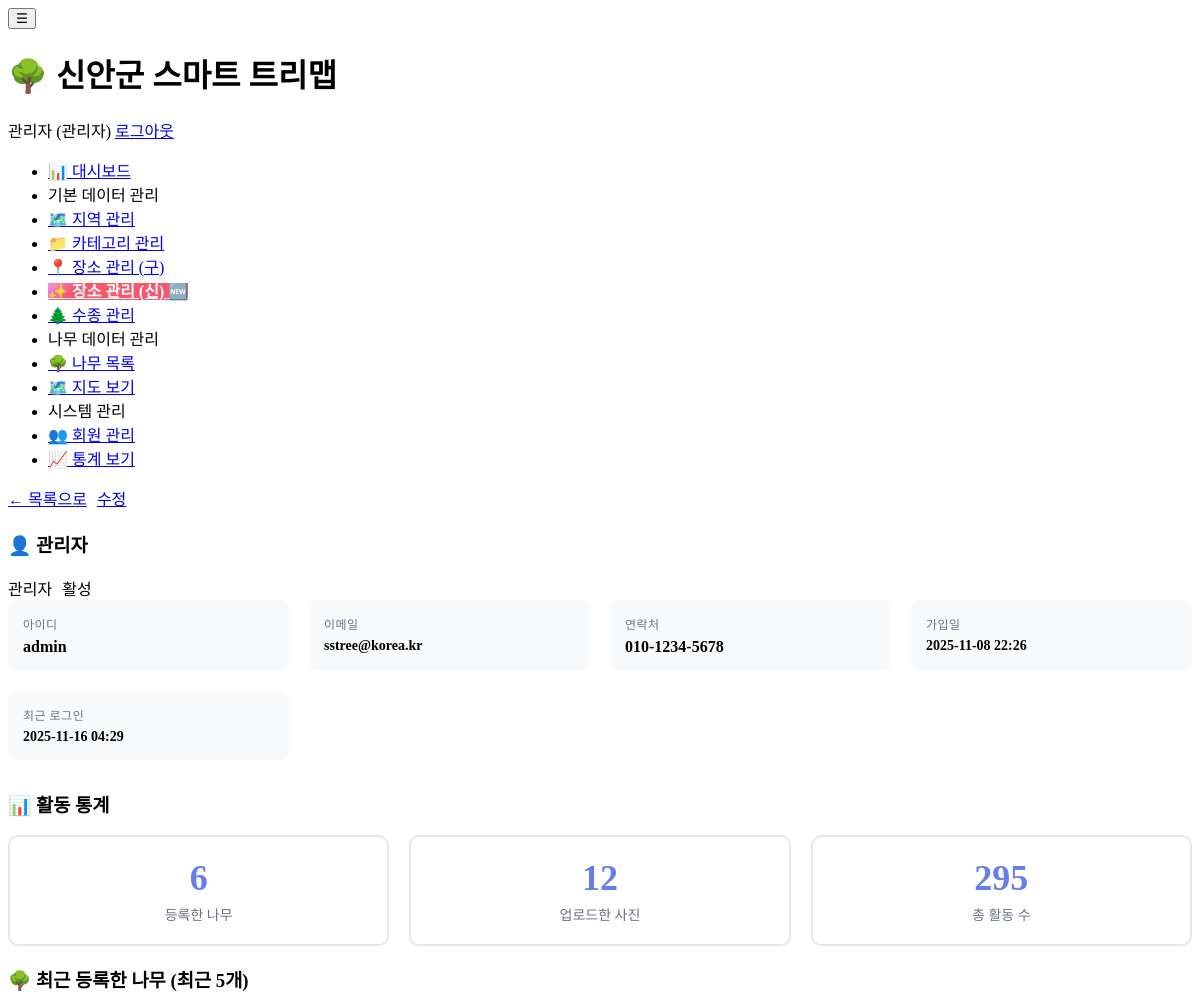
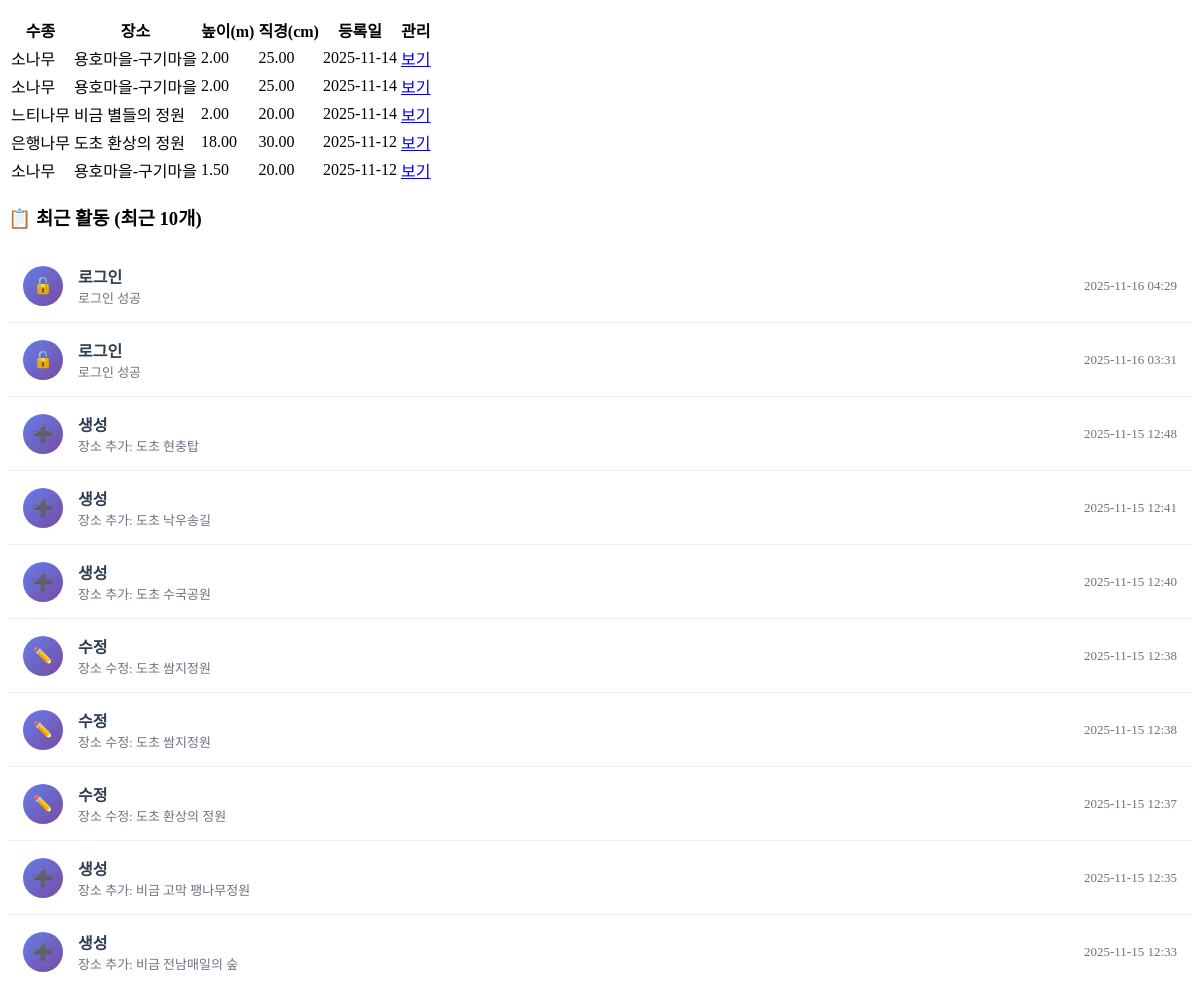
The page /admin/users/view.php?id=1 (signed in) on the database as committed earlier (2 pictures, top to bottom).
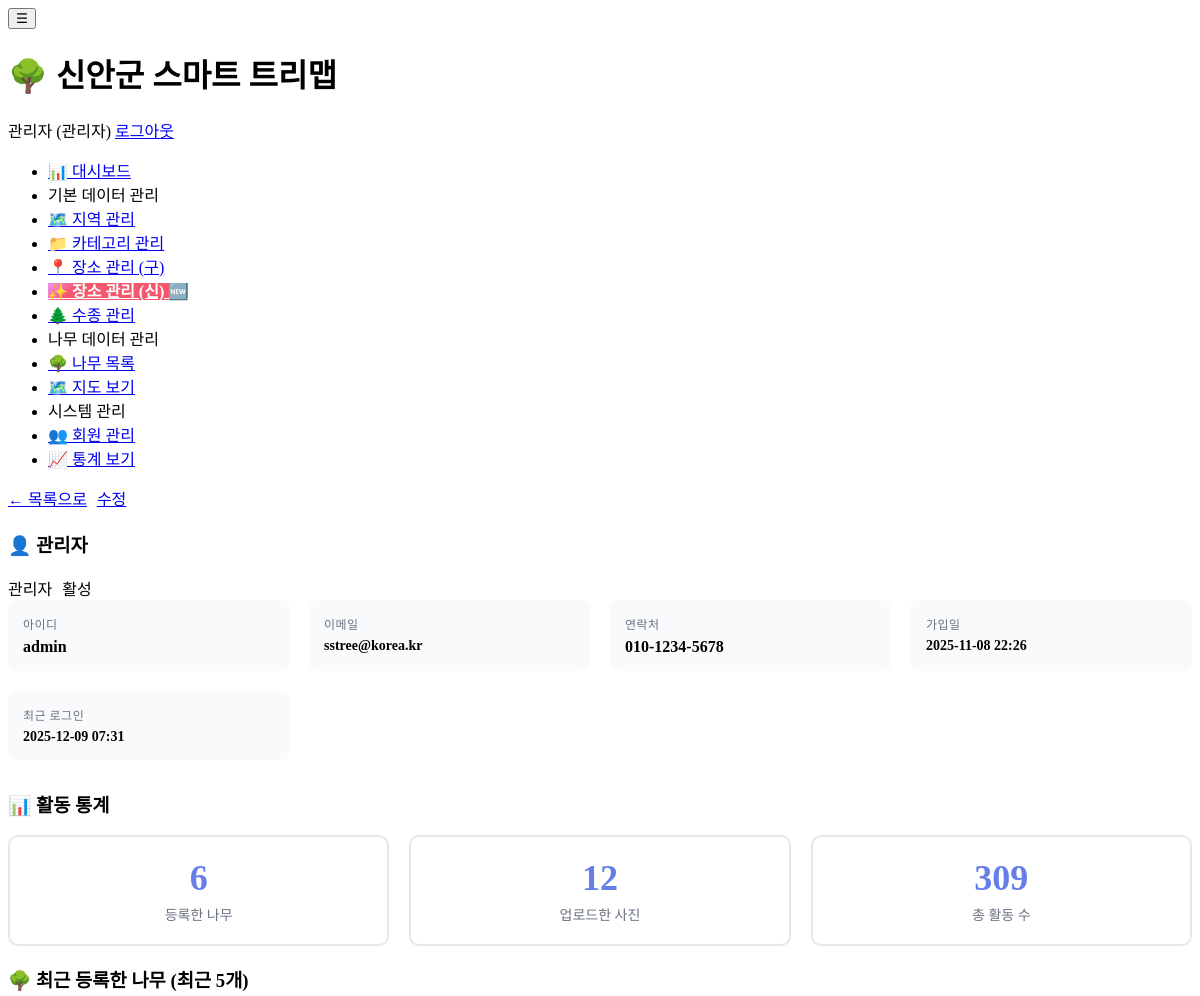
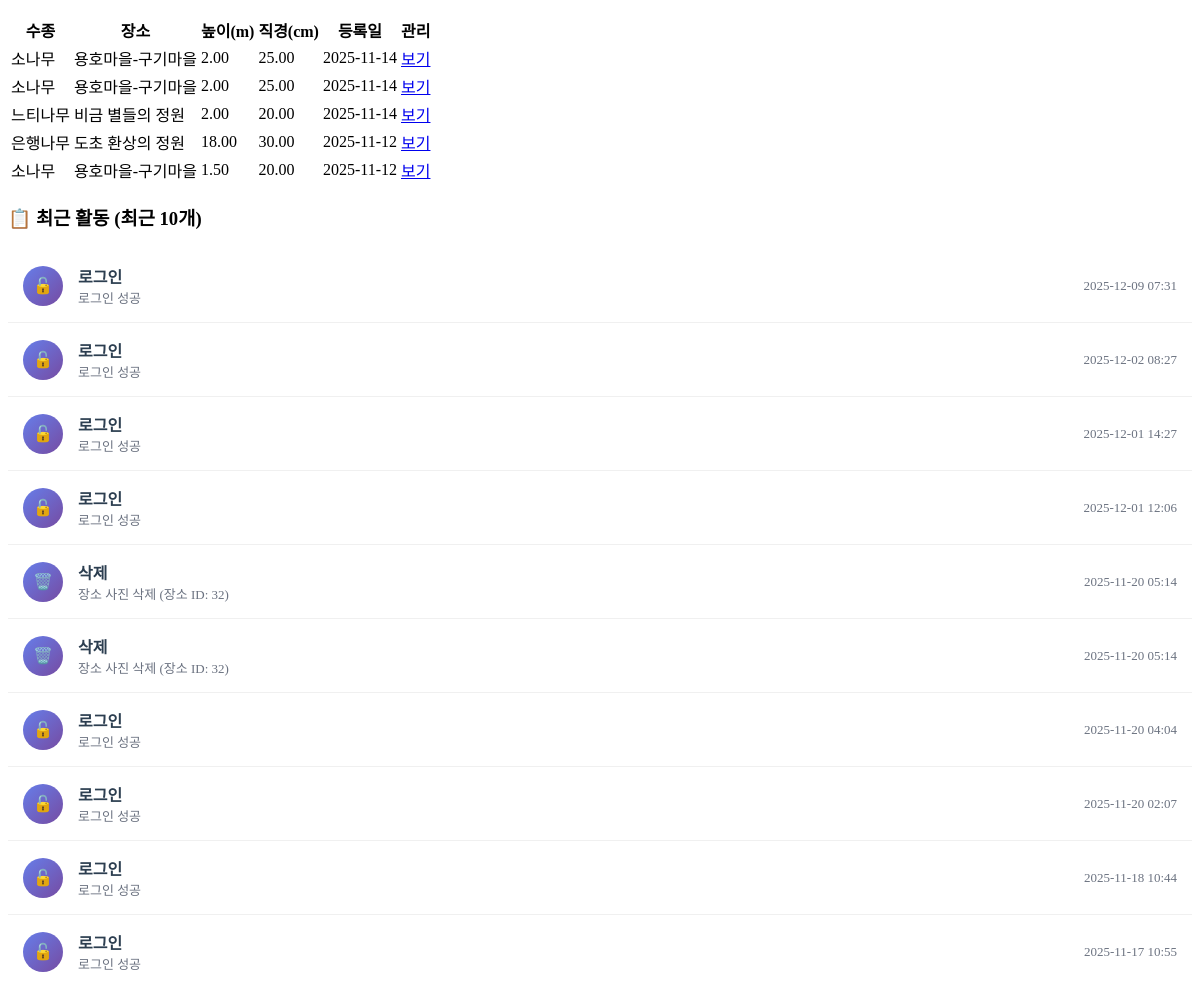
The same page on the database as committed later (2 pictures, top to bottom).
### tables this page shows
CREATE TABLE `users` (
  `user_id` int(11) NOT NULL,
  `username` varchar(50) NOT NULL,
  `email` varchar(100) NOT NULL,
  `password` varchar(255) NOT NULL,
  `role` enum('admin','manager','field_worker') DEFAULT 'field_worker',
  `name` varchar(50) DEFAULT NULL,
  `phone` varchar(20) DEFAULT NULL,
  `created_at` datetime DEFAULT NULL,
  `last_login` timestamp NULL DEFAULT NULL,
  `status` enum('active','inactive') DEFAULT 'active'
);

CREATE TABLE `trees` (
  `tree_id` int(11) NOT NULL,
  `region_id` int(11) DEFAULT NULL,
  `category_id` int(11) DEFAULT NULL,
  `location_id` int(11) DEFAULT NULL,
  `species_id` int(11) DEFAULT NULL,
  `tree_number` varchar(50) DEFAULT NULL,
  `planting_date` date DEFAULT NULL,
  `height` decimal(5,2) DEFAULT NULL,
  `diameter` decimal(5,2) DEFAULT NULL,
  `health_status` enum('excellent','good','fair','poor','dead') DEFAULT 'good',
  `latitude` decimal(10,8) DEFAULT NULL,
  `longitude` decimal(11,8) DEFAULT NULL,
  `notes` text DEFAULT NULL,
  `created_by` int(11) DEFAULT NULL,
  `created_at` timestamp NOT NULL DEFAULT current_timestamp(),
  `updated_at` timestamp NOT NULL DEFAULT current_timestamp() ON UPDATE current_timestamp()
);

CREATE TABLE `tree_species_master` (
  `species_id` int(11) NOT NULL,
  `scientific_name` varchar(200) NOT NULL,
  `korean_name` varchar(100) NOT NULL,
  `english_name` varchar(100) DEFAULT NULL,
  `family` varchar(100) DEFAULT NULL COMMENT '����',
  `genus` varchar(100) DEFAULT NULL COMMENT '�Ӹ�',
  `characteristics` text DEFAULT NULL COMMENT 'Ư¡',
  `growth_info` text DEFAULT NULL COMMENT '���� ����',
  `care_guide` text DEFAULT NULL COMMENT '���� ���̵�',
  `thumbnail_url` varchar(500) DEFAULT NULL,
  `created_at` timestamp NOT NULL DEFAULT current_timestamp()
);

CREATE TABLE `locations` (
  `location_id` int(11) NOT NULL,
  `region_id` int(11) DEFAULT NULL,
  `category_id` int(11) DEFAULT NULL,
  `location_name` varchar(200) NOT NULL,
  `address` text DEFAULT NULL,
  `road_name` varchar(200) DEFAULT NULL COMMENT '도로명/노선명 (가로수)',
  `road_type` varchar(50) DEFAULT NULL COMMENT '도로종류 (국도, 지방도, 군도, 농도 등)',
  `section_start` varchar(200) DEFAULT NULL COMMENT '시점 (가로수)',
  `section_end` varchar(200) DEFAULT NULL COMMENT '종점 (가로수)',
  `location_type` enum('urban_forest','street_tree','living_forest','school','park','other') DEFAULT 'other' COMMENT '장소 유형',
  `latitude` decimal(10,8) DEFAULT NULL,
  `longitude` decimal(11,8) DEFAULT NULL,
  `area` decimal(10,2) DEFAULT NULL COMMENT '넓이(㎡) - 공원, 생활숲 등',
  `length` decimal(10,2) DEFAULT NULL COMMENT '길이(m) - 가로수 등',
  `width` decimal(10,2) DEFAULT NULL COMMENT '폭(m) - 가로수 도로폭 등',
  `establishment_year` int(11) DEFAULT NULL COMMENT '�����⵵',
  `management_agency` varchar(200) DEFAULT NULL COMMENT '�������',
  `manager_name` varchar(100) DEFAULT NULL COMMENT '관리 책임자명',
  `manager_contact` varchar(50) DEFAULT NULL COMMENT '관리 책임자 연락처',
  `video_url` varchar(500) DEFAULT NULL COMMENT '������ �ּ� (��Ʃ��, ���̹�TV ��)',
  `description` text DEFAULT NULL,
  `created_at` timestamp NOT NULL DEFAULT current_timestamp(),
  `updated_at` timestamp NOT NULL DEFAULT current_timestamp() ON UPDATE current_timestamp()
);

CREATE TABLE `activity_logs` (
  `log_id` int(11) NOT NULL,
  `user_id` int(11) DEFAULT NULL,
  `action` varchar(100) DEFAULT NULL,
  `target_type` varchar(50) DEFAULT NULL,
  `target_id` int(11) DEFAULT NULL,
  `details` text DEFAULT NULL,
  `ip_address` varchar(45) DEFAULT NULL,
  `created_at` timestamp NOT NULL DEFAULT current_timestamp()
);

### admin/users/view.php (the view, shortened to what the changed rows need)
<?php
$database = new Database();
$db = $database->getConnection();
$user_id = isset($_GET['id']) ? (int)$_GET['id'] : 0;
$query = "SELECT * FROM users WHERE user_id = :user_id";
$stmt = $db->prepare($query);
$stmt->bindParam(':user_id', $user_id);
$stmt->execute();
$user = $stmt->fetch();
$stats = [];
$treeQuery = "SELECT COUNT(*) as count FROM trees WHERE created_by = :user_id";
$treeStmt = $db->prepare($treeQuery);
$treeStmt->bindParam(':user_id', $user_id);
$treeStmt->execute();
$stats['trees'] = $treeStmt->fetch()['count'];
$photoQuery = "SELECT COUNT(*) as count FROM tree_photos WHERE uploaded_by = :user_id";
$photoStmt = $db->prepare($photoQuery);
$photoStmt->bindParam(':user_id', $user_id);
$photoStmt->execute();
$stats['photos'] = $photoStmt->fetch()['count'];
$logQuery = "SELECT COUNT(*) as count FROM activity_logs WHERE user_id = :user_id";
$logStmt = $db->prepare($logQuery);
$logStmt->bindParam(':user_id', $user_id);
$logStmt->execute();
$stats['logs'] = $logStmt->fetch()['count'];
$recentLogQuery = "SELECT al.*,
                   CASE
                       WHEN al.action = 'login' THEN '로그인'
                       WHEN al.action = 'logout' THEN '로그아웃'
                       WHEN al.action = 'create' THEN '생성'
                       WHEN al.action = 'update' THEN '수정'
                       WHEN al.action = 'delete' THEN '삭제'
                       ELSE al.action
                   END as action_name
                   FROM activity_logs al
                   WHERE al.user_id = :user_id
                   ORDER BY al.created_at DESC
                   LIMIT 10";
$recentLogStmt = $db->prepare($recentLogQuery);
$recentLogStmt->bindParam(':user_id', $user_id);
$recentLogStmt->execute();
$recent_logs = $recentLogStmt->fetchAll();
$recentTreeQuery = "SELECT t.*, s.korean_name as species_name, l.location_name
                    FROM trees t
                    LEFT JOIN tree_species_master s ON t.species_id = s.species_id
                    LEFT JOIN locations l ON t.location_id = l.location_id
                    WHERE t.created_by = :user_id
                    ORDER BY t.created_at DESC
                    LIMIT 5";
$recentTreeStmt = $db->prepare($recentTreeQuery);
$recentTreeStmt->bindParam(':user_id', $user_id);
$recentTreeStmt->execute();
$recent_trees = $recentTreeStmt->fetchAll();
$role_labels = [
    'admin' => '관리자',
    'manager' => '매니저',
    'field_worker' => '현장직원'
];
$status_labels = [
    'active' => '활성',
    'inactive' => '비활성'
];
include '../../includes/header.php';
?>
<div class="card">
    <div class="card-header">
        <h3 class="card-title">👤 <?php echo htmlspecialchars($user['name'] ?: $user['username']); ?></h3>
        <div style="display: flex; gap: 10px;">
            <span class="badge badge-info"><?php echo $role_labels[$user['role']]; ?></span>
            <span class="badge <?php echo $user['status'] === 'active' ? 'badge-success' : 'badge-danger'; ?>">
                <?php echo $status_labels[$user['status']]; ?>
            </span>
        </div>
    </div>
    <div class="card-body">
        <div class="info-grid">
            <div class="info-item">
                <div class="info-label">아이디</div>
                <div class="info-value" style="font-size: 16px;">
                    <?php echo htmlspecialchars($user['username']); ?>
                </div>
            </div>
            <div class="info-item">
                <div class="info-label">이메일</div>
                <div class="info-value" style="font-size: 14px;">
                    <?php echo htmlspecialchars($user['email']); ?>
                </div>
            </div>
            <?php if ($user['phone']): ?>
                <div class="info-item">
                    <div class="info-label">연락처</div>
                    <div class="info-value" style="font-size: 16px;">
                        <?php echo htmlspecialchars($user['phone']); ?>
                    </div>
                </div>
            <?php endif; ?>
            <div class="info-item">
                <div class="info-label">가입일</div>
                <div class="info-value" style="font-size: 14px;">
                    <?php echo date('Y-m-d H:i', strtotime($user['created_at'])); ?>
                </div>
            </div>
            <div class="info-item">
                <div class="info-label">최근 로그인</div>
                <div class="info-value" style="font-size: 14px;">
                    <?php echo $user['last_login'] ? date('Y-m-d H:i', strtotime($user['last_login'])) : '기록 없음'; ?>
                </div>
            </div>
        </div>
    </div>
</div>
<div class="card">
    <div class="card-body">
        <div style="display: grid; grid-template-columns: repeat(auto-fit, minmax(200px, 1fr)); gap: 20px;">
            <div class="stat-box">
                <div class="stat-number"><?php echo number_format($stats['logs']); ?></div>
                <div class="stat-label">총 활동 수</div>
            </div>
        </div>
    </div>
</div>
<?php if (count($recent_trees) > 0): ?>
    <div class="card">
        <div class="card-body">
            <div class="table-responsive">
                <table>
                    <thead>
                        <tr>
                            <th>수종</th>
                            <th>장소</th>
                            <th>높이(m)</th>
                            <th>직경(cm)</th>
                            <th>등록일</th>
                            <th>관리</th>
                        </tr>
                    </thead>
                    <tbody>
                        <?php foreach ($recent_trees as $tree): ?>
                            <tr>
                                <td><?php echo htmlspecialchars($tree['species_name'] ?: '-'); ?></td>
                                <td><?php echo htmlspecialchars($tree['location_name'] ?: '-'); ?></td>
                                <td><?php echo $tree['height'] ? number_format($tree['height'], 2) : '-'; ?></td>
                                <td><?php echo $tree['diameter'] ? number_format($tree['diameter'], 2) : '-'; ?></td>
                                <td><?php echo date('Y-m-d', strtotime($tree['created_at'])); ?></td>
                                <td>
                                    <a href="<?php echo BASE_URL; ?>/admin/trees/view.php?id=<?php echo $tree['tree_id']; ?>"
                                       class="btn btn-sm btn-success">보기</a>
                                </td>
                            </tr>
                        <?php endforeach; ?>
                    </tbody>
                </table>
            </div>
        </div>
    </div>
<?php endif; ?>
<?php if (count($recent_logs) > 0): ?>
    <div class="card">
        <div class="card-body">
            <?php foreach ($recent_logs as $log): ?>
                <div class="activity-item">
                    <div style="display: flex; align-items: center; flex: 1;">
                        <div class="activity-icon">
                            <?php
                            $icons = [
                                'login' => '🔓',
                                'logout' => '🔒',
                                'create' => '➕',
                                'update' => '✏️',
                                'delete' => '🗑️'
                            ];
                            echo $icons[$log['action']] ?? '📝';
                            ?>
                        </div>
                        <div>
                            <div style="font-weight: 600; color: #2c3e50;">
                                <?php echo htmlspecialchars($log['action_name']); ?>
                            </div>
                            <div style="font-size: 13px; color: #6b7280;">
                                <?php echo htmlspecialchars($log['details']); ?>
                            </div>
                        </div>
                    </div>
                    <div style="text-align: right; color: #6b7280; font-size: 13px;">
                        <?php echo date('Y-m-d H:i', strtotime($log['created_at'])); ?>
                    </div>
                </div>
            <?php endforeach; ?>
        </div>
    </div>
<?php endif; ?>
<?php include '../../includes/footer.php'; ?>

Rows that differ between the two databases and show on the page:
no longer on this page (row unchanged): activity_logs: action "🔓", action_name "로그인", details "로그인 성공", created_at "2025-11-16 04:29"
no longer on this page (row unchanged): activity_logs: action "🔓", action_name "로그인", details "로그인 성공", created_at "2025-11-16 03:31"
no longer on this page (row unchanged): activity_logs: action "➕", action_name "생성", details "장소 추가: 도초 현충탑", created_at "2025-11-15 12:48"
no longer on this page (row unchanged): activity_logs: action "➕", action_name "생성", details "장소 추가: 도초 낙우송길", created_at "2025-11-15 12:41"
no longer on this page (row unchanged): activity_logs: action "➕", action_name "생성", details "장소 추가: 도초 수국공원", created_at "2025-11-15 12:40"
no longer on this page (row unchanged): activity_logs: action "✏️", action_name "수정", details "장소 수정: 도초 쌈지정원", created_at "2025-11-15 12:38"
no longer on this page (row unchanged): activity_logs: action "✏️", action_name "수정", details "장소 수정: 도초 쌈지정원", created_at "2025-11-15 12:38"
no longer on this page (row unchanged): activity_logs: action "✏️", action_name "수정", details "장소 수정: 도초 환상의 정원", created_at "2025-11-15 12:37"
no longer on this page (row unchanged): activity_logs: action "➕", action_name "생성", details "장소 추가: 비금 고막 팽나무정원", created_at "2025-11-15 12:35"
no longer on this page (row unchanged): activity_logs: action "➕", action_name "생성", details "장소 추가: 비금 전남매일의 숲", created_at "2025-11-15 12:33"
changed users "관리자": last_login "2025-11-16 04:29" → "2025-12-09 07:31"
added activity_logs: action "🔓", action_name "로그인", details "로그인 성공", created_at "2025-12-09 07:31"
added activity_logs: action "🔓", action_name "로그인", details "로그인 성공", created_at "2025-12-02 08:27"
added activity_logs: action "🔓", action_name "로그인", details "로그인 성공", created_at "2025-12-01 14:27"
added activity_logs: action "🔓", action_name "로그인", details "로그인 성공", created_at "2025-12-01 12:06"
added activity_logs: action "🗑️", action_name "삭제", details "장소 사진 삭제 (장소 ID: 32)", created_at "2025-11-20 05:14"
added activity_logs: action "🗑️", action_name "삭제", details "장소 사진 삭제 (장소 ID: 32)", created_at "2025-11-20 05:14"
added activity_logs: action "🔓", action_name "로그인", details "로그인 성공", created_at "2025-11-20 04:04"
added activity_logs: action "🔓", action_name "로그인", details "로그인 성공", created_at "2025-11-20 02:07"
added activity_logs: action "🔓", action_name "로그인", details "로그인 성공", created_at "2025-11-18 10:44"
added activity_logs: action "🔓", action_name "로그인", details "로그인 성공", created_at "2025-11-17 10:55"
Other text that changed with them:
$stats['logs']: "295" → "309"
